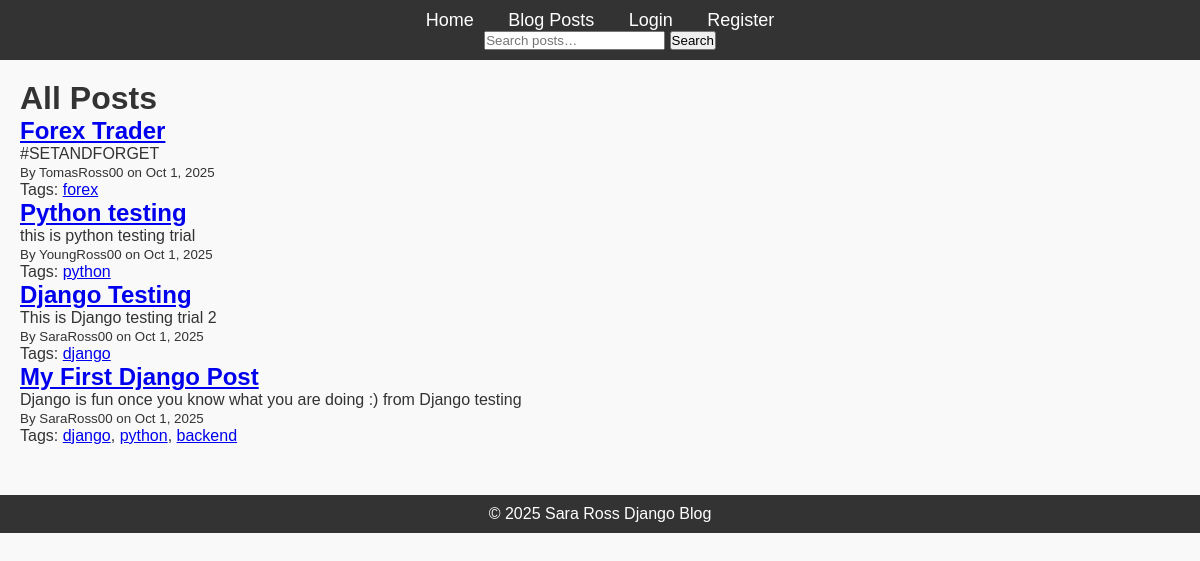
The app's page /posts/, older data.
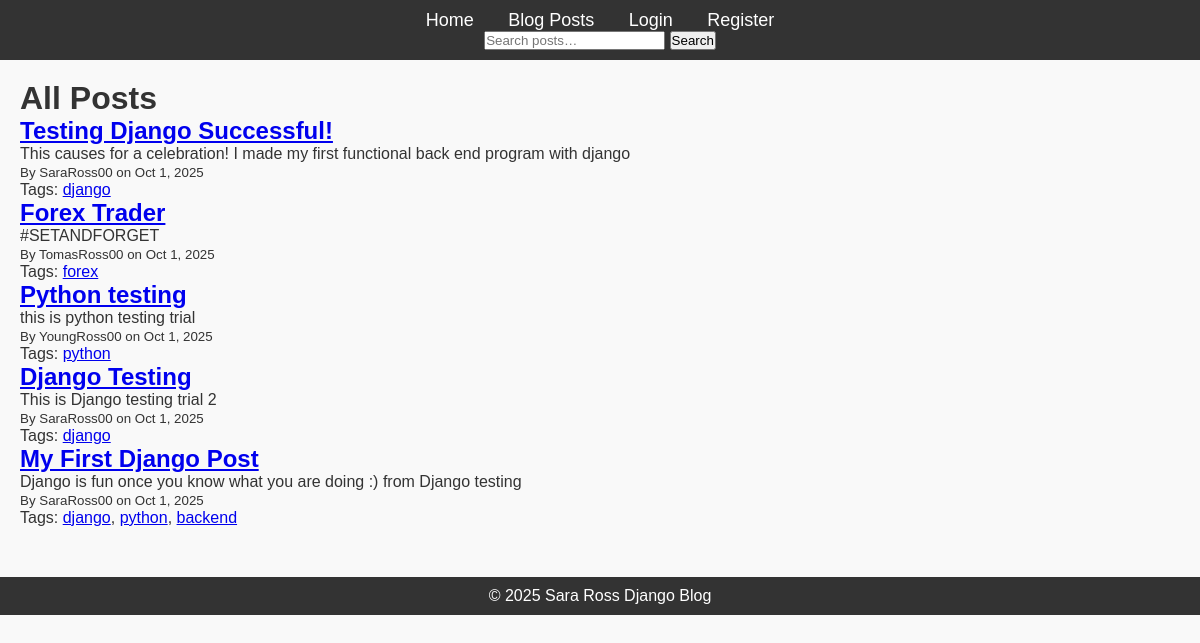
The same page, newer data.
### blog/models.py (models this page shows, shortened)
class Post(models.Model):
    title = models.CharField(max_length=200)
    content = models.TextField()
    published_date = models.DateTimeField(auto_now_add=True)
    author = models.ForeignKey(User, on_delete=models.CASCADE, related_name='posts')
    tags = TaggableManager(blank=True)

### blog/views.py (the view)
class PostListView(ListView):
    model = Post
    template_name = 'blog/post_list.html'
    context_object_name = 'posts'
    ordering = ['-published_date']
    paginate_by = 10

### blog/templates/blog/post_list.html (shortened to what this page needs)
{% extends 'blog/base.html' %}
{% block content %}
  <h1>All Posts</h1>
  {% for post in posts %}
    <article>
      <h2>
        <a href="{% url 'blog:post-detail' post.pk %}">
          {{ post.title }}
        </a>
      </h2>
      <p>{{ post.content|truncatechars:100 }}</p>
      <small>
        By {{ post.author }}
        on {{ post.published_date|date:"M j, Y" }}
      </small>
      <p>
        Tags:
        {% for tag in post.tags.all %}
          <a href="{% url 'blog:tag-posts' tag.name %}">{{ tag.name }}</a>{% if not forloop.last %}, {% endif %}
        {% empty %}
          None
        {% endfor %}
      </p>
    </article>
  {% empty %}
    <p>No posts found.</p>
  {% endfor %}
{% endblock %}

Row changes from the older to the newer data that the page shows:
added Post: title "Testing Django Successful!", content "This causes for a celebration! I made my first functional back end program with django", author "SaraRoss00", published_date "Oct 1, 2025", Tag (name "django")
